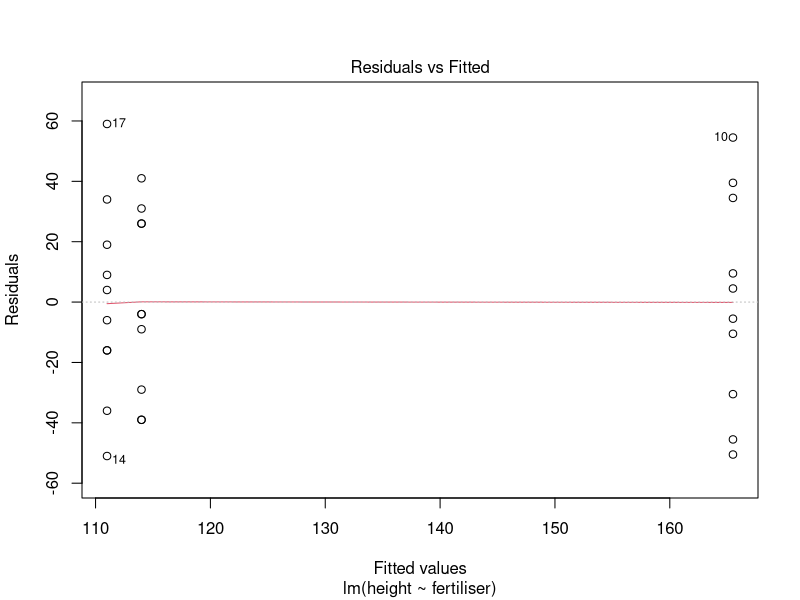
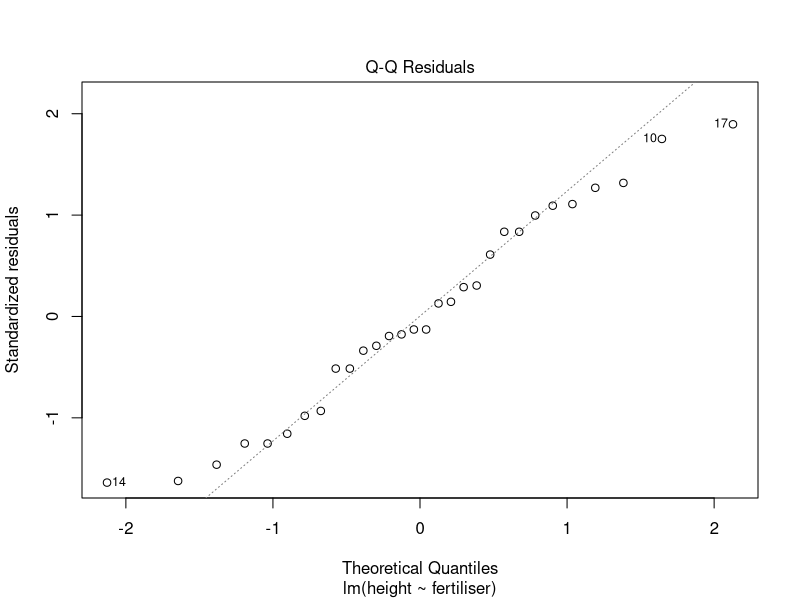
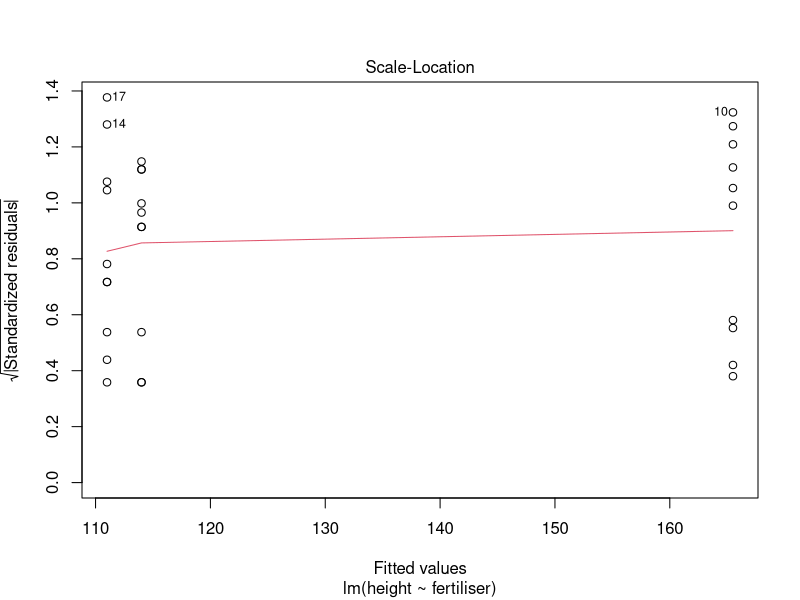
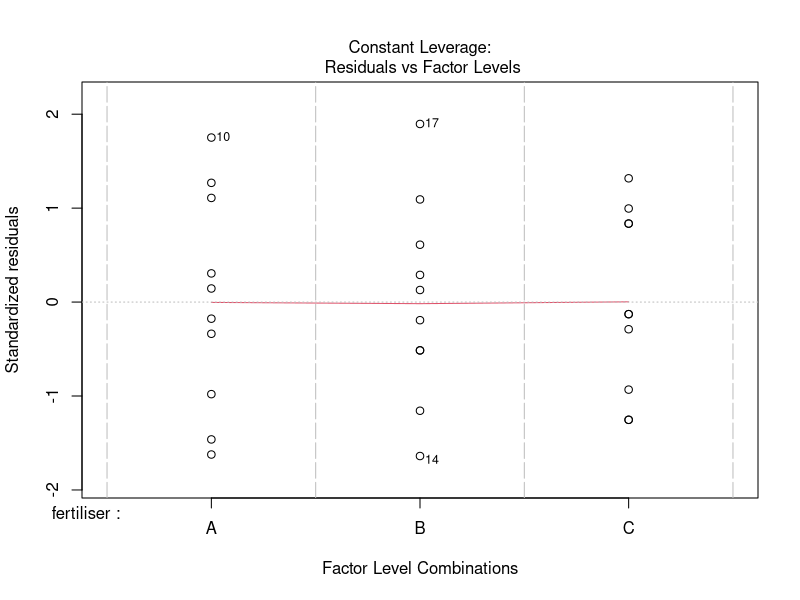

Here is the R script that generated these plots, in order:
# Week 3 Professional Skills
# R refresher
# R basic stats

# 1. Basic ANOVA ####

# create data frames
A <- c(115,120,135,155,160,170,175,200,205,220)
B <- c(115,145,75,60,95,95,170,105,130,120)
C <- c(155,75,110,145,85,105,140,75,140,110)

height <- c(A,B,C)
fertiliser <- c(rep("A",length(A)),rep("B",length(B)),rep("C",length(C)))
alldata <- data.frame(fertiliser,height)

# Build model
(height_lm <- lm(height~fertiliser,data=alldata))

# execute ANOVA
anova(height_lm)

# Summary function gives you all the results of ANOVA and more.
summary(height_lm)


# Does data satisfy the assumptions needed to conduct ANOVA? ####

# get residuals
height_resids <- resid(height_lm)
# put residuals into shapiro wilkson normality test
# if p-value is greater than 0.05, assume distribution of resids is normal
shapiro.test(height_resids)
# check equality of variances
bartlett.test(height~fertiliser,data=alldata)

plot(height_lm)

# the data satifies the assumptions for ANOVA.

# Fertiliser significantly affects seedling height. Technically, we  
# cannot conclude that fertiliser A leads to significantly taller seedlings than 
# fertilisers B and C.

# Which fertilisers are driving the significant ANOVA result?
# Can use Tukey's test
# However, need object of class "aov" for this.
# aov() basically conducts ANOVA in one step rather than 2.

# make aov object
(height_aov <- aov(height~fertiliser,data=alldata))

# conduct Tukey test
TukeyHSD(height_aov)
# A and B have significantly different heights
# A and C have significantly different heights
# B and C do not have significantly different heights
# THEREFORE:  A differs significantly from B and C

